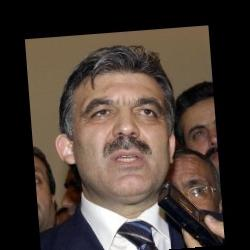
#> input picture ai/temp_download/lfw-deepfunneled/lfw-deepfunneled/Abdullah_Gul/Abdullah_Gul_0010.jpg, 250 x 250 px
$ python prepare_unknown_dataset.py
#> lines starting #> are read from the running program, lines starting #| are printed output that depends on the picture
import cv2
import os
import glob
import random

SOURCE_DIR = "ai/temp_download/lfw-deepfunneled/lfw-deepfunneled"
OUTPUT_DIR = "dataset/Unknown"
TARGET_COUNT = 150  # jumlah total foto "Unknown" yang mau dipakai

# Simulasi kualitas ESP32-CAM
TARGET_SIZE = (160, 160)   # ukuran crop wajah tipikal
JPEG_QUALITY = 30          # kompresi tinggi, meniru kualitas ESP32-CAM


def degrade_quality(image):
    """Simulasikan kualitas gambar ESP32-CAM: resolusi rendah + kompresi JPEG tinggi + sedikit blur"""
    small = cv2.resize(image, TARGET_SIZE, interpolation=cv2.INTER_AREA)
    blurred = cv2.GaussianBlur(small, (3, 3), 0)

    encode_param = [cv2.IMWRITE_JPEG_QUALITY, JPEG_QUALITY]
    result, encimg = cv2.imencode('.jpg', blurred, encode_param)
    degraded = cv2.imdecode(encimg, cv2.IMREAD_COLOR)

    return degraded


def prepare_unknown_dataset():
    os.makedirs(OUTPUT_DIR, exist_ok=True)

    all_images = glob.glob(os.path.join(SOURCE_DIR, "**", "*.jpg"), recursive=True)
    print(f"[INFO] Ditemukan {len(all_images)} gambar sumber")

    if len(all_images) == 0:
        print("[ERROR] Tidak ada gambar ditemukan. Cek SOURCE_DIR sudah benar.")
        return

    random.shuffle(all_images)
    selected = all_images[:TARGET_COUNT]

    face_cascade = cv2.CascadeClassifier(cv2.data.haarcascades + "haarcascade_frontalface_default.xml")

    saved = 0
    for idx, img_path in enumerate(selected):
        image = cv2.imread(img_path)
#> image is the input picture: shape (250, 250, 3); mean B, G, R 52.4, 60, 72.6
        if image is None:
            continue

        gray = cv2.cvtColor(image, cv2.COLOR_BGR2GRAY)
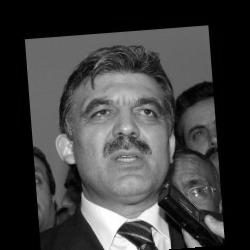
#> gray: shape (250, 250); min 0, max 255, mean 62.9
        faces = face_cascade.detectMultiScale(gray, 1.3, 5)
#> faces = [[67, 69, 115, 115]]

        if len(faces) == 0:
            continue

        x, y, w, h = faces[0]
#> x = 67; y = 69; w = 115; h = 115
        face_crop = image[y:y+h, x:x+w]
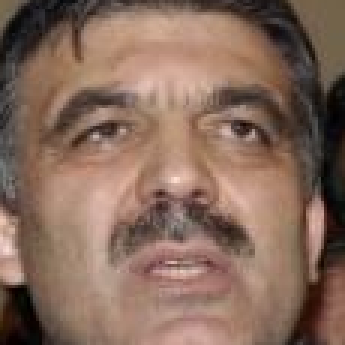
#> face_crop: shape (115, 115, 3) (shown 3 times larger); mean B, G, R 91.3, 105.9, 134.1

        degraded = degrade_quality(face_crop)
#> in degrade_quality, `result, encimg = cv2.imencode('.jpg', blurred, encode_param)`: encimg = 2347 values, max 255 at index 0, min 0 at index 4, mean 115.3
#> in degrade_quality, `degraded = cv2.imdecode(encimg, cv2.IMREAD_COLOR)`:
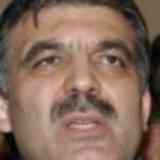
#> degraded: shape (160, 160, 3); mean B, G, R 91.1, 105.8, 134

        filename = os.path.join(OUTPUT_DIR, f"unknown_{saved}.jpg")
        cv2.imwrite(filename, degraded)
        saved += 1

        if saved % 20 == 0:
            print(f"[PROGRESS] {saved}/{TARGET_COUNT} tersimpan")

        if saved >= TARGET_COUNT:
            break
#> pass 2 of the loop in prepare_unknown_dataset, `for idx, img_path in enumerate(selected):`:
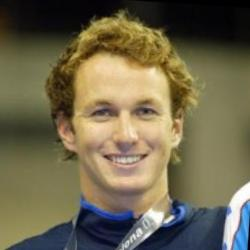
#> input picture ai/temp_download/lfw-deepfunneled/lfw-deepfunneled/Aaron_Peirsol/Aaron_Peirsol_0003.jpg, 250 x 250 px
#> in prepare_unknown_dataset, image is the input picture: shape (250, 250, 3); mean B, G, R 77.2, 103.5, 111.7
#> in prepare_unknown_dataset, `gray = cv2.cvtColor(image, cv2.COLOR_BGR2GRAY)`:
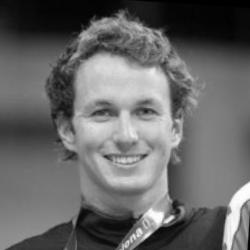
#> gray: shape (250, 250); min 0, max 255, mean 103
#> faces = [[57, 59, 137, 137]]
#> x = 57; y = 59; w = 137
#> in prepare_unknown_dataset, `face_crop = image[y:y+h, x:x+w]`:
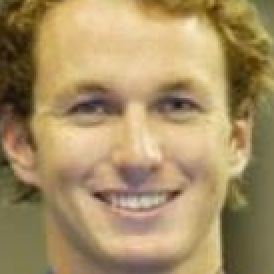
#> face_crop: shape (137, 137, 3) (shown 2 times larger); mean B, G, R 100.8, 143.3, 166.9
#> pass 3 of the loop in prepare_unknown_dataset, `for idx, img_path in enumerate(selected):`:
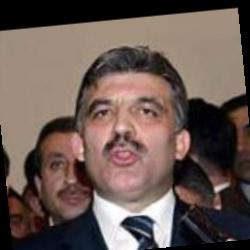
#> input picture ai/temp_download/lfw-deepfunneled/lfw-deepfunneled/Abdullah_Gul/Abdullah_Gul_0009.jpg, 250 x 250 px
#> in prepare_unknown_dataset, image is the input picture: shape (250, 250, 3); mean B, G, R 81.7, 87.9, 104.8
#> in prepare_unknown_dataset, `gray = cv2.cvtColor(image, cv2.COLOR_BGR2GRAY)`:
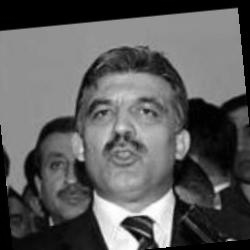
#> gray: shape (250, 250); min 0, max 255, mean 92.2
#> faces = [[73, 71, 109, 109]]
#> x = 73; y = 71; w = 109
#> in prepare_unknown_dataset, `face_crop = image[y:y+h, x:x+w]`:
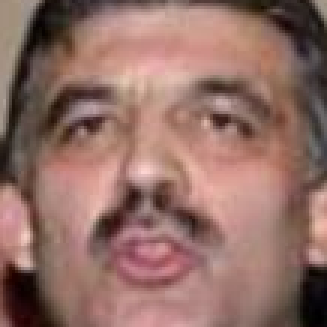
#> face_crop: shape (109, 109, 3) (shown 3 times larger); mean B, G, R 101.9, 110.1, 146.1
#> the loop made 4 passes; the first 3 are shown

    print(f"[DONE] Total {saved} foto 'Unknown' tersimpan di {OUTPUT_DIR}")


if __name__ == "__main__":
    prepare_unknown_dataset()
